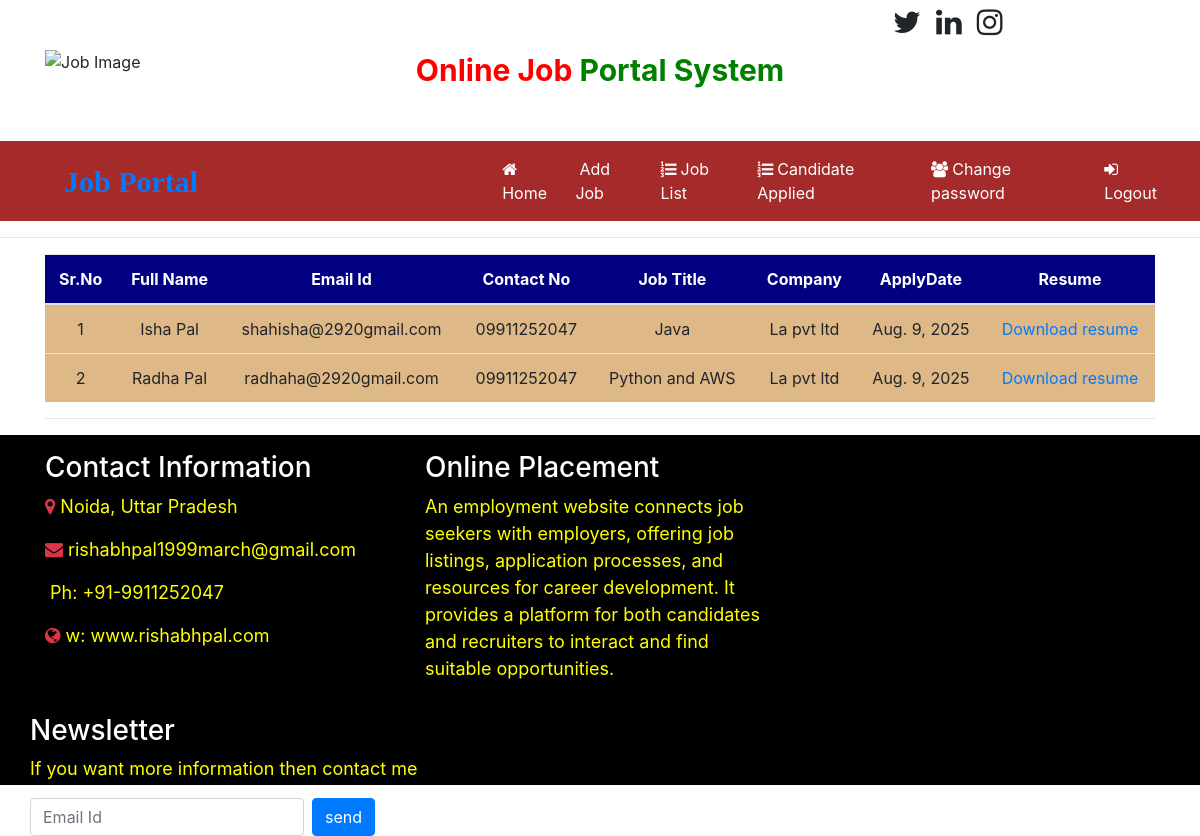
Page /applied_candidatelist (signed in) on the committed database.
### job/models.py (models this page shows, shortened)
class Apply(models.Model):
    job = models.ForeignKey(Job, on_delete=models.CASCADE)
    student=models.ForeignKey(StudentUser, on_delete=models.CASCADE)
    resume=models.FileField(null=True)
    applydate=models.DateField()

class StudentUser(models.Model):
    user = models.ForeignKey(User, on_delete=models.CASCADE)
    mobile=models.CharField(max_length=15, null=True)
    image=models.FileField(null=True)
    gender=models.CharField(max_length=10,null=True)
    type=models.CharField(max_length=10,null=True)

class Job(models.Model):
    recruiter = models.ForeignKey(Recruiter, on_delete=models.CASCADE)
    start_date=models.DateField()
    end_date=models.DateField()
    tittle=models.CharField(max_length=100)
    salary=models.FloatField(max_length=20)
    image=models.FileField()
    description=models.CharField(max_length=300)
    experience=models.CharField(max_length=50)
    location=models.CharField(max_length=100)
    skills=models.CharField(max_length=100)
    creationdate=models.DateField()

class Recruiter(models.Model):
    user = models.ForeignKey(User, on_delete=models.CASCADE)
    mobile=models.CharField(max_length=15, null=True)
    image=models.FileField(null=True)
    gender=models.CharField(max_length=10,null=True)
    company=models.CharField(max_length=100,null=True)
    type=models.CharField(max_length=10,null=True)
    status=models.CharField(max_length=20,null=True)

### job/views.py (the view)
# urls.py: path('applied_candidatelist', applied_candidatelist, name="applied_candidatelist"),
def applied_candidatelist(request):
    if not request.user.is_authenticated:
        return redirect('recruiter_login')  # Redirect to login page if not authenticated
    data=Apply.objects.all()
    d={'data':data}
    return render(request, 'applied_candidatelist.html',d)

### job/templates/applied_candidatelist.html (shortened to what this page needs)
{% load static %}
{% block body %}
{% include 'recruiter_navigation.html' %}
<hr>
<div class="container">
<table class="table table-hover" id="example">
  <thead>
    <tr style="background-color: #000080; color : white">
      <th>Sr.No</th>
      <th>Full Name</th>
      <th>Email Id</th>
      <th>Contact No</th>
      <th>Job Title</th>
      <th>Company</th>
      <th>ApplyDate</th>
      <th>Resume</th>
    </tr>
  </thead>
  <tbody>
    {% for i in data %}
    <tr style="background-color: #DEB887">
      <td>{{forloop.counter}}</td>
      <td> {{i.student.user.first_name}} {{i.student.user.last_name}}</td>
      <td>{{i.student.user.username}}</td>
      <td>{{i.student.mobile}}</td>
      <td> {{i.job.tittle}} {{i.user.last_name}}</td>
      <td>{{i.job.recruiter.company}}</td>
      <td>{{i.applydate}}</td>
      <td><a href="{{i.resume.url}}">Download resume</a></td>
    </tr>
    {% endfor %}
  </tbody>
</table>
<hr>
</div>
{% include "footer.html" %}
{% endblock %}

### job/templates/applied_candidatelist.html (style rules this page uses)
tr { text-align:center }

### rows in the picture
Apply: student.user.first_name "Isha", student.user.last_name "Pal", student.user.username "shahisha@2920gmail.com", student.mobile "09911252047", job.tittle "Java", job.recruiter.company "La pvt ltd", applydate "Aug. 9, 2025"
Apply: student.user.first_name "Radha", student.user.last_name "Pal", student.user.username "radhaha@2920gmail.com", student.mobile "09911252047", job.tittle "Python and AWS", job.recruiter.company "La pvt ltd", applydate "Aug. 9, 2025"
